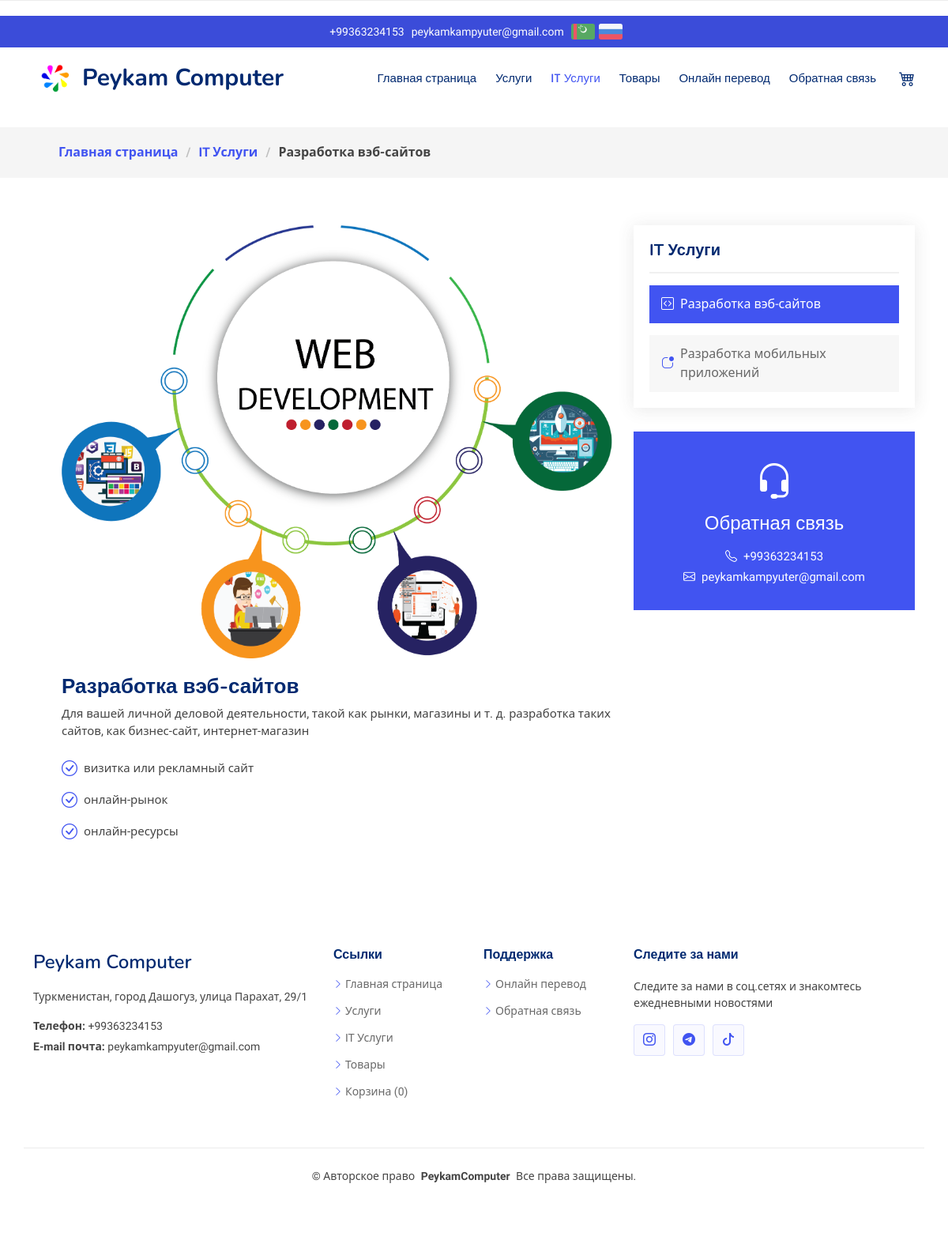
The app's page /ru/it_services/1 with its own data.
### main/models.py (models this page shows, shortened)
class Info(models.Model):
    logo_name = models.CharField(max_length = 500, blank=True)
    title_name = models.CharField(max_length = 500, blank=True)
    title_name_russian = models.CharField(max_length = 500, blank=True)
    email_1 = models.CharField(max_length = 500, blank=True)
    email_2 = models.CharField(max_length = 500, blank=True)
    phone_1 = models.CharField(max_length = 500, blank=True)
    phone_2 = models.CharField(max_length = 500, blank=True)
    address_1 = models.CharField(max_length = 500, blank=True)
    address_1_russian = models.CharField(max_length = 500, blank=True)
    address_2 = models.CharField(max_length = 500, blank=True)
    address_2_russian = models.CharField(max_length = 500, blank=True)
    work_hours = models.CharField(max_length = 500, blank=True)
    instagram_link = models.CharField(max_length = 500, blank=True)
    tiktok_link = models.CharField(max_length = 500, blank=True)
    telegram_link = models.CharField(max_length = 500, blank=True)
    class Meta:
        verbose_name = "Site info"
        verbose_name_plural = "Site info"

class ITservice(models.Model):
    icon = models.CharField(max_length = 100, blank=True)
    color = models.CharField(max_length = 100, blank=True)
    title = models.CharField(max_length = 250, blank=True)
    short_description = models.TextField(blank=True)
    full_description = models.TextField(blank=True)
    title_russian = models.CharField(max_length = 250, blank=True)
    short_description_russian = models.TextField(blank=True)
    full_description_russian = models.TextField(blank=True)
    image = models.ImageField(upload_to='images', blank=True)
    class Meta:
        verbose_name_plural = "IT services"
        verbose_name = "IT service"

### main/views.py (the view)
# urls.py: path('ru/it_services/<pk>', views.it_service_russian, name="it_service_russian"),
def it_service_russian(request, pk):
    page = "it_services"
    language = "russian"
    it_service = ITservice.objects.get(id=pk)
    it_services = ITservice.objects.all()
    context = {
        'page': page,
        'language': language,
        'it_service': it_service,
        'it_services': it_services
    }
    context['title_name'] = f"Peykam | IT Услуги | {it_service.title_russian}"
    return render(request, 'russian/it-service-details.html', context)

### main/templatetags/custom_filters.py (called while the page is built)
@register.filter
def split(value):
    return value.split('.')

### templates/russian/it-service-details.html
{% extends 'russian/base.html' %}
{% load static %}
{% load custom_filters %}
{% block content %}
    <div class="page-title">
      <div class="heading">
      </div>
      <nav class="breadcrumbs">
        <div class="container">
          <ol>
            <li><a href="{% url 'index_russian' %}">Главная страница</a></li>
            <li><a href="{% url 'it_services_russian' %}">IT Услуги</a></li>
            <li class="current">{{it_service.title_russian}}</li>
          </ol>
        </div>
      </nav>
    </div>
    <section id="service-details" class="service-details section">
      <div class="container">
        <div class="row gy-5">
          <div class="col-lg-8 ps-lg-5" data-aos="fade-up" data-aos-delay="200">
            {% if it_service.image %}
              <center><img src="{{it_service.image.url}}" width="720px;" class="img-fluid services-img"></center>
            {% endif %}
            <h3>{{it_service.title_russian}}</h3>
            <p>
              {{it_service.short_description_russian}}
            </p>
            <ul>
              {% for sentence in it_service.full_description_russian|split %}
                {% if sentence %}
                  <li><i class="bi bi-check-circle"></i> <span>{{sentence}}</span></li>
                {% endif %}
              {% endfor %}
            </ul>
          </div>
          <div class="col-lg-4" data-aos="fade-up" data-aos-delay="100">
            <div class="service-box">
              <h4>IT Услуги</h4>
              <div class="services-list">
                {% for s in it_services %}
                  {% if s.id == it_service.id %}
                    <a href="{% url 'it_service_russian' s.id %}" class="active"><i class="bi bi-{{s.icon}}"></i><span>{{s.title_russian}}</span></a>
                  {% else %}
                    <a href="{% url 'it_service_russian' s.id %}"><i class="bi bi-{{s.icon}}"></i><span>{{s.title_russian}}</span></a>
                  {% endif %}
                {% endfor %}
              </div>
            </div>
            <div class="help-box d-flex flex-column justify-content-center align-items-center">
              <i class="bi bi-headset help-icon"></i>
              <h4>Обратная связь</h4>
              <p class="d-flex align-items-center mt-2 mb-0"><i class="bi bi-telephone me-2"></i> <span><a href="tel:{{phone_1}}">{{phone_1}}</a></span></p>
              <p class="d-flex align-items-center mt-1 mb-0"><i class="bi bi-envelope me-2"></i> <a href="mailto:{{email_1}}">{{email_1}}</a></p>
            </div>
          </div>
        </div>
      </div>
    </section>
    {% endblock %}

### templates/russian/navigation.html (shortened to what this page needs)
  {% load static %}
  <header id="header" class="header fixed-top">
    <div class="topbar d-flex align-items-center">
      <div class="container d-flex justify-content-center align-items-center">
        <div class="contact-info d-flex align-items-center">
          <i class="d-flex align-items-center"><a href="tel:{{phone_1}}">{{phone_1}}</a></i>
          <i class="d-flex align-items-center ms-1"><a href="mailto:{{email_1}}">{{email_1}}</a></i>
          <i class="d-flex align-items-center ms-1"><a href="{{turkmen_url}}"><img src="{% static 'assets/img/tm.png' %}" alt=""></a></i>
          <i class="d-flex align-items-center ms-0"><a href="{{russian_url}}"><img src="{% static 'assets/img/ru.png' %}" alt=""></a></i>
        </div>
        </div>
      </div>
    <div class="branding d-flex align-items-cente">
      <div class="container position-relative d-flex align-items-center justify-content-between">
        <a href="{% url 'index_russian' %}" class="logo d-flex align-items-center me-auto">
          <img src="{% static 'assets/img/logo.png' %}" alt="">
          <h1 class="sitename">{{logo_name}}</h1>
        </a>
        <nav id="navmenu" class="navmenu">
          <ul>
            {% if page == 'it_services' %}
            <li><a href="{% url 'index_russian' %}">Главная страница<br></a></li>
            <li><a href="{% url 'services_russian' %}">Услуги</a></li>
            <li><a href="{% url 'it_services_russian' %}" class="active">IT Услуги</a></li>
            <li><a href="{% url 'products_russian' %}">Товары</a></li>
            <li><a href="{% url 'translation_page_russian' %}">Онлайн перевод</a></li>
            <li><a href="{% url 'contact_russian' %}">Обратная связь</a></li>
            {% endif %}
            {% if cart_items_length == 0 %}
              <li><a href="{% url 'view_cart_russian' %}"><i class="bi bi-cart4" style="font-size: 20px;"></i></a></li>
            {% else %}
              <li><a href="{% url 'view_cart_russian' %}">({{cart_items_length}})<i class="bi bi-cart4" style="font-size: 20px;"></i></a></li>
            {% endif %}
          </ul>
        </nav>
      </div>
    </div>
  </header>

### templates/russian/footer.html
{% load static %}
  <footer id="footer" class="footer">
    <div class="container footer-top">
      <div class="row gy-4">
        <div class="col-lg-4 col-md-6 footer-about">
          <a href="{% url 'index_russian' %}" class="d-flex align-items-center">
            <span class="sitename">{{logo_name}}</span>
          </a>
          <div class="footer-contact pt-3">
            <p>{{address_1_russian}}</p>
            <p class="mt-3"><strong>Телефон:</strong> <span>{{phone_1}}</span></p>
            <p><strong>E-mail почта:</strong> <span>{{email_1}}</span></p>
          </div>
        </div>
        <div class="col-lg-2 col-md-3 footer-links">
          <h4>Ссылки</h4>
          <ul>
            <li><i class="bi bi-chevron-right"></i> <a href="{% url 'index_russian' %}">Главная страница</a></li>
            <li><i class="bi bi-chevron-right"></i> <a href="{% url 'services_russian' %}">Услуги</a></li>
            <li><i class="bi bi-chevron-right"></i> <a href="{% url 'it_services_russian' %}">IT Услуги</a></li>
            <li><i class="bi bi-chevron-right"></i> <a href="{% url 'products_russian' %}">Товары</a></li>
            <li><i class="bi bi-chevron-right"></i> <a href="{% url 'view_cart_russian' %}">Корзина ({{cart_items_length}})</a></li>
          </ul>
        </div>
        <div class="col-lg-2 col-md-3 footer-links">
          <h4>Поддержка</h4>
           <ul>
            <li><i class="bi bi-chevron-right"></i> <a href="{% url 'translation_page_russian' %}">Онлайн перевод</a></li>
            <li><i class="bi bi-chevron-right"></i> <a href="{% url 'contact_russian' %}">Обратная связь</a></li>
          </ul>
        </div>
        <div class="col-lg-4 col-md-12">
          <h4>Следите за нами</h4>
          <p>Следите за нами в соц.сетях и знакомтесь ежедневными новостями</p>
          <div class="social-links d-flex">
            <a href="https://www.instagram.com/{{instagram_link}}"><i class="bi bi-instagram"></i></a>
            <a href="https://telegram.org/"><i class="bi bi-telegram"></i></a>
            <a href="https://www.tiktok.com/"><i class="bi bi-tiktok"></i></a>
          </div>
        </div>
      </div>
    </div>
    <div class="container copyright text-center mt-4">
      <p>© <span>Авторское право</span> <strong class="px-1 sitename">PeykamComputer</strong> <span>Все права защищены.</span></p>
    </div>
  </footer>

### records on screen
Info: phone_1 "+99363234153", email_1 "peykamkampyuter@gmail.com", logo_name "Peykam Computer", address_1_russian "Туркменистан, город Дашогуз, улица Парахат, 29/1"
ITservice: title_russian "Разработка вэб-сайтов", image (picture), short_description_russian "Для вашей личной деловой деятельности, такой как рынки, магазины и т. д. разработка таких сайтов, как бизнес-сайт, интернет-магазин"
ITservice: title_russian "Разработка мобильных приложений"

### other values on screen
{{ sentence }} "визитка или рекламный сайт" "онлайн-рынок" "онлайн-ресурсы"
{{ cart_items_length }} "0"
